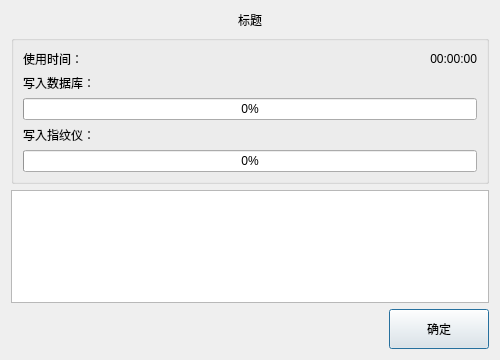
<?xml version="1.0" encoding="UTF-8"?>
<ui version="4.0">
 <class>DownDialog</class>
 <widget class="QDialog" name="DownDialog">
  <property name="geometry">
   <rect>
    <x>0</x>
    <y>0</y>
    <width>500</width>
    <height>360</height>
   </rect>
  </property>
  <property name="windowTitle">
   <string>Dialog</string>
  </property>
  <layout class="QVBoxLayout" name="verticalLayout">
   <item>
    <widget class="QLabel" name="title">
     <property name="sizePolicy">
      <sizepolicy hsizetype="Preferred" vsizetype="Fixed">
       <horstretch>0</horstretch>
       <verstretch>0</verstretch>
      </sizepolicy>
     </property>
     <property name="text">
      <string>标题</string>
     </property>
     <property name="alignment">
      <set>Qt::AlignCenter</set>
     </property>
    </widget>
   </item>
   <item>
    <widget class="QGroupBox" name="groupBox">
     <layout class="QGridLayout" name="gridLayout">
      <item row="0" column="0">
       <widget class="QLabel" name="label">
        <property name="text">
         <string>使用时间：</string>
        </property>
       </widget>
      </item>
      <item row="0" column="1">
       <widget class="QLabel" name="labelTime">
        <property name="text">
         <string>00:00:00</string>
        </property>
        <property name="alignment">
         <set>Qt::AlignRight|Qt::AlignTrailing|Qt::AlignVCenter</set>
        </property>
       </widget>
      </item>
      <item row="1" column="0" colspan="2">
       <widget class="QLabel" name="label01">
        <property name="text">
         <string>写入数据库：</string>
        </property>
       </widget>
      </item>
      <item row="2" column="0" colspan="2">
       <widget class="QProgressBar" name="progressBar01">
        <property name="value">
         <number>0</number>
        </property>
       </widget>
      </item>
      <item row="4" column="0" colspan="2">
       <widget class="QProgressBar" name="progressBar02">
        <property name="value">
         <number>0</number>
        </property>
       </widget>
      </item>
      <item row="3" column="0" colspan="2">
       <widget class="QLabel" name="label02">
        <property name="text">
         <string>写入指纹仪：</string>
        </property>
       </widget>
      </item>
     </layout>
    </widget>
   </item>
   <item>
    <widget class="QTextBrowser" name="textBrowser"/>
   </item>
   <item>
    <layout class="QHBoxLayout" name="horizontalLayout">
     <item>
      <spacer name="horizontalSpacer">
       <property name="orientation">
        <enum>Qt::Horizontal</enum>
       </property>
       <property name="sizeHint" stdset="0">
        <size>
         <width>40</width>
         <height>20</height>
        </size>
       </property>
      </spacer>
     </item>
     <item>
      <widget class="QPushButton" name="pb_ok">
       <property name="sizePolicy">
        <sizepolicy hsizetype="Fixed" vsizetype="Fixed">
         <horstretch>0</horstretch>
         <verstretch>0</verstretch>
        </sizepolicy>
       </property>
       <property name="minimumSize">
        <size>
         <width>100</width>
         <height>40</height>
        </size>
       </property>
       <property name="text">
        <string>确定</string>
       </property>
      </widget>
     </item>
    </layout>
   </item>
  </layout>
 </widget>
 <resources/>
 <connections>
  <connection>
   <sender>pb_ok</sender>
   <signal>clicked()</signal>
   <receiver>DownDialog</receiver>
   <slot>accept()</slot>
   <hints>
    <hint type="sourcelabel">
     <x>429</x>
     <y>324</y>
    </hint>
    <hint type="destinationlabel">
     <x>249</x>
     <y>179</y>
    </hint>
   </hints>
  </connection>
 </connections>
</ui>
